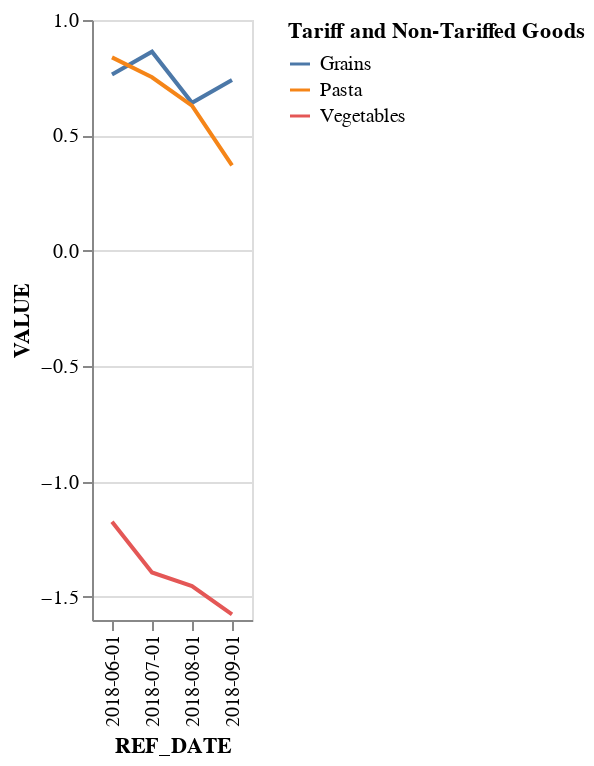

This figure's notebook cell:
### Code cell
plot_for_parallel_trends(grocery_dataframe_groupby, '2018-06-01', '2018-09-01', 'Grains', 'Pasta', 'Vegetables')

### Figure 1 — Vega-Lite specification as saved in the notebook (floating-point values rounded to 4 significant figures)
{"config": {"view": {"continuousWidth": 300, "continuousHeight": 300}}, "data": {"name": "data-8421bbcb9e4939af06735fd6f91e907e"}, "mark": {"type": "line"}, "encoding": {"color": {"field": "Category", "legend": {"title": "Tariff and Non-Tariffed Goods"}, "type": "nominal"}, "x": {"field": "REF_DATE", "type": "nominal"}, "y": {"field": "VALUE", "type": "quantitative"}}, "$schema": "https://vega.github.io/schema/vega-lite/v5.20.1.json", "datasets": {"data-8421bbcb9e4939af06735fd6f91e907e": [{"REF_DATE": "2018-06-01", "Category": "Grains", "VALUE": 0.7642}, {"REF_DATE": "2018-06-01", "Category": "Pasta", "VALUE": 0.8381}, {"REF_DATE": "2018-06-01", "Category": "Vegetables", "VALUE": -1.174}, {"REF_DATE": "2018-07-01", "Category": "Grains", "VALUE": 0.8628}, {"REF_DATE": "2018-07-01", "Category": "Pasta", "VALUE": 0.7519}, {"REF_DATE": "2018-07-01", "Category": "Vegetables", "VALUE": -1.394}, {"REF_DATE": "2018-08-01", "Category": "Grains", "VALUE": 0.641}, {"REF_DATE": "2018-08-01", "Category": "Pasta", "VALUE": 0.6287}, {"REF_DATE": "2018-08-01", "Category": "Vegetables", "VALUE": -1.453}, {"REF_DATE": "2018-09-01", "Category": "Grains", "VALUE": 0.7396}, {"REF_DATE": "2018-09-01", "Category": "Pasta", "VALUE": 0.37}, {"REF_DATE": "2018-09-01", "Category": "Vegetables", "VALUE": -1.575}]}}
